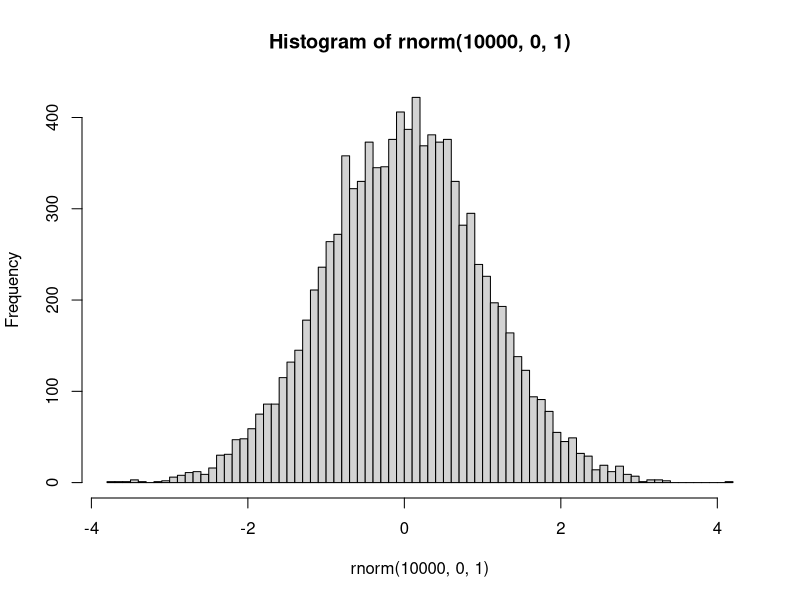
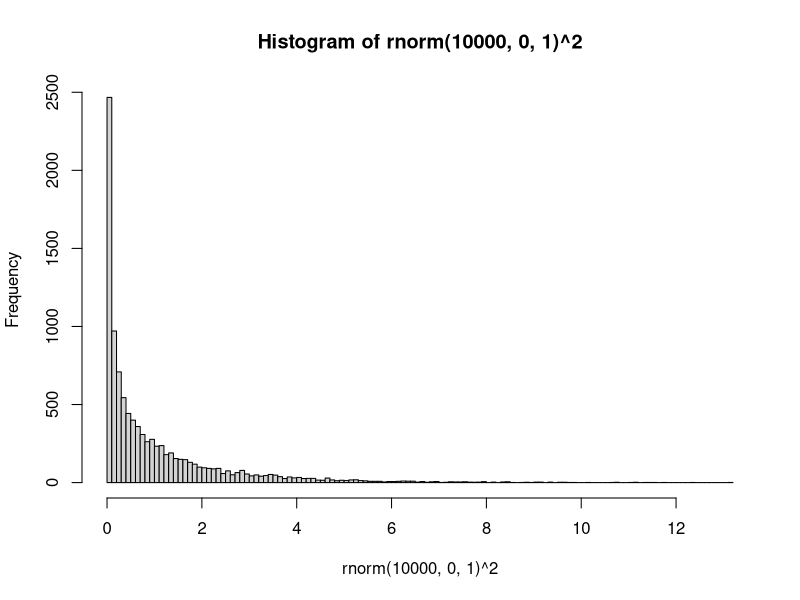
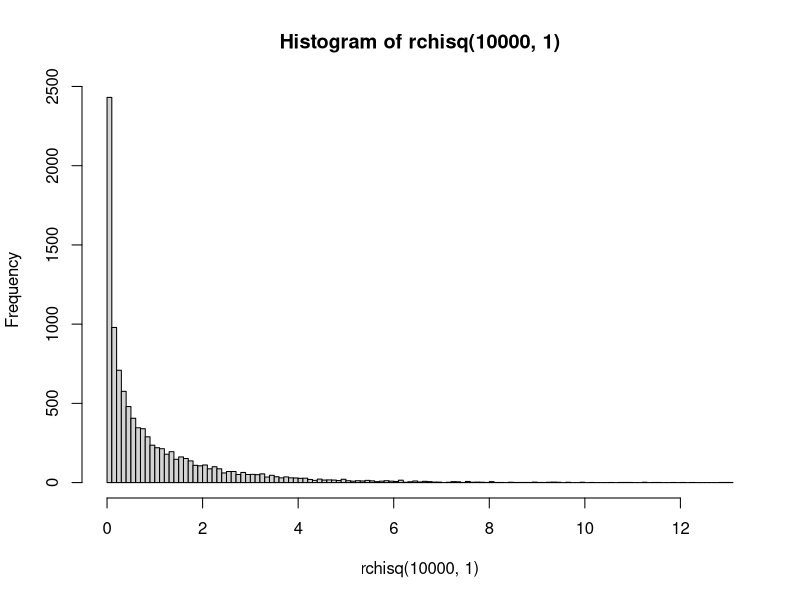
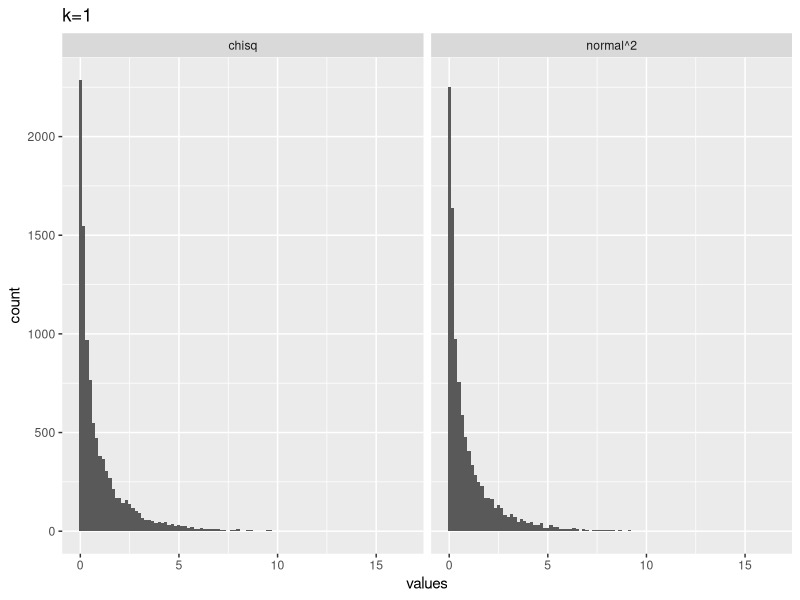
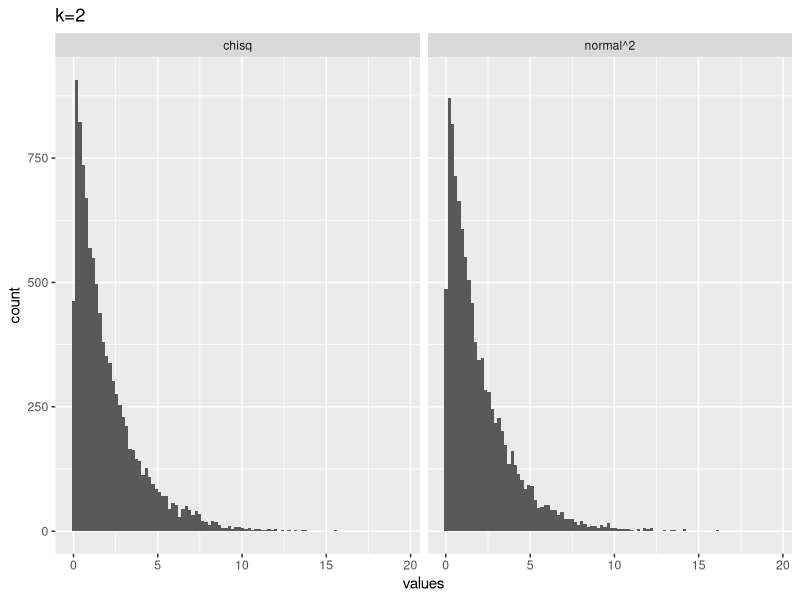
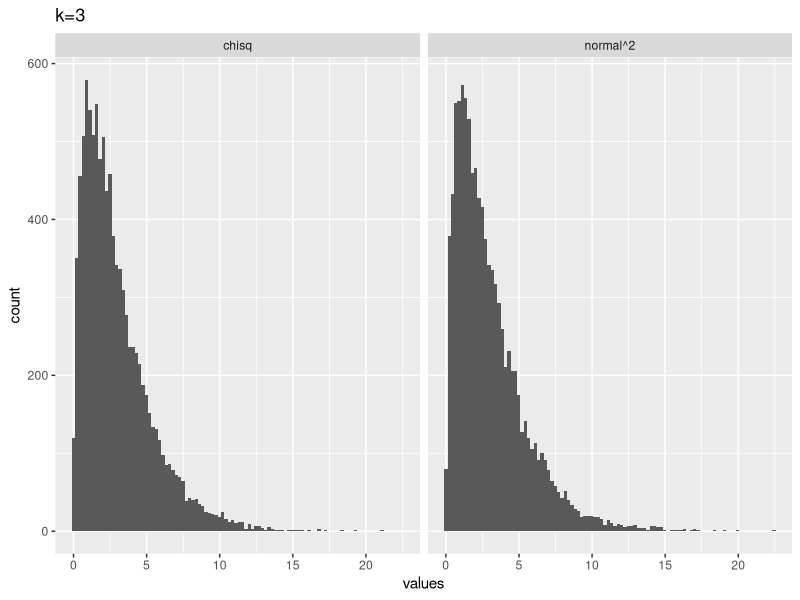
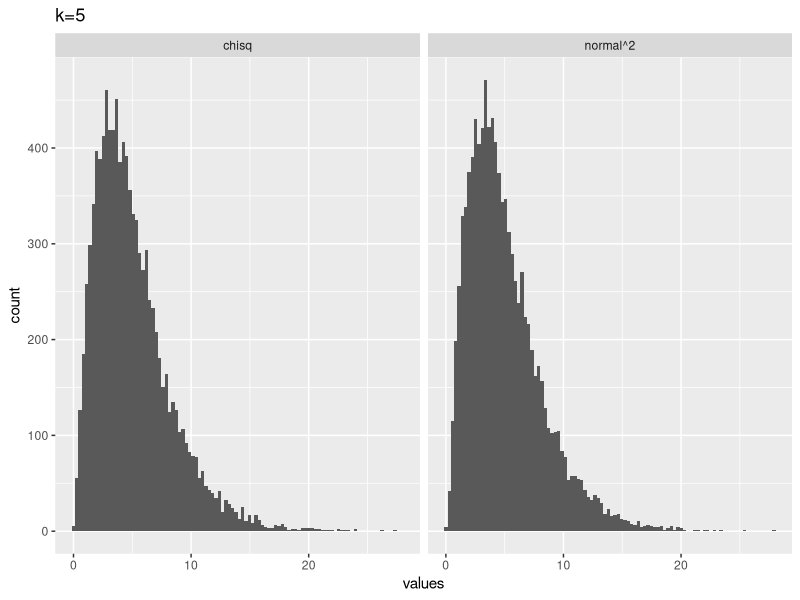
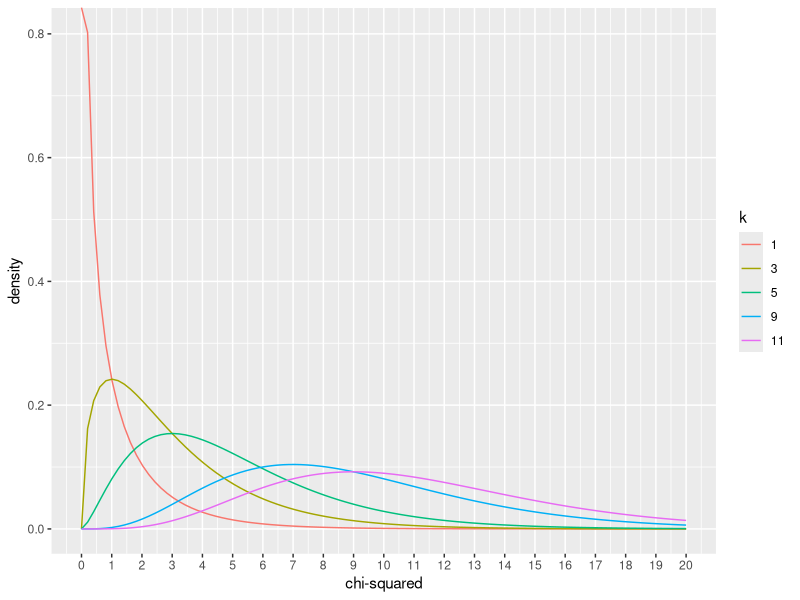

Here is the R script that generated these plots, in order:
## ---- chunk 1
knitr::opts_chunk$set(cache=TRUE)
## ---- chunk 2
?chisq.test
## ---- chunk 3
my_vals <- c(20,30)
(xsq <- chisq.test(my_vals))

xsq$statistic
xsq$observed
xsq$expected
xsq$residuals


sum(((xsq$observed - xsq$expected)^2) / xsq$expected)

## ---- chunk 4
my_vals <- c(20,30)
chisq.test(my_vals, p = c(.25,.75))
## ---- chunk 5
my_vals <- c(20,30,10,10,30,30)
chisq.test(my_vals)
## ---- chunk 6
M <- as.table(rbind(c(762, 327, 468), c(484, 239, 477)))
dimnames(M) <- list(gender = c("F", "M"),
                    party = c("Democrat","Independent", "Republican"))
(Xsq <- chisq.test(M))  # Prints test summary
Xsq$observed   # observed counts (same as M)
Xsq$expected   # expected counts under the null
Xsq$residuals  # Pearson residuals
Xsq$stdres     # standardized residuals
Xsq$p.value
Xsq$statistic
## ---- chunk 7
coin_toss <- data.frame(outcome = c("H","T"),
                        O = c(23,27),
                        E = c(25,25))
knitr::kable(coin_toss)
## ---- chunk 8
library(dplyr)

coin_toss <- coin_toss %>%
  mutate(d = O - E) %>%
  mutate(d_sq = d^2) %>%
  mutate(div = d_sq/E )

knitr::kable(coin_toss)

# compute chi-square
sum(coin_toss$div)

# compute chi-square 
O <- c(23,27)
E <- c(25,25)
sum(((O-E)^2)/E)

# compute chi-square
chisq.test(x=c(23,27))

## ---- chunk 9
chisq.test(x=c(47,3))
## ---- chunk 10
# normal histogram
hist(rnorm(10000,0,1), breaks = 100)

# chi-squared with k = 1
hist(rnorm(10000,0,1)^2, breaks = 100)
## ---- chunk 11
hist(rchisq(10000,1), breaks=100)
## ---- chunk 12
# k = 1
from_normal <- replicate(10000, rnorm(1,0,1)^2)
from_chisq  <- rchisq(10000,1)
plot_df <- data.frame(values = c(from_normal,
                                 from_chisq),
                      source = c("normal^2","chisq"))

library(ggplot2)
ggplot(plot_df, aes(x=values))+
  geom_histogram(bins=100)+
  ggtitle("k=1")+
  facet_wrap(~source)
## ---- chunk 13
# k = 2
from_normal <- replicate(10000, sum(rnorm(2,0,1)^2))
from_chisq  <- rchisq(10000,2)
plot_df <- data.frame(values = c(from_normal,
                                 from_chisq),
                      source = c("normal^2","chisq"))

library(ggplot2)
ggplot(plot_df, aes(x=values))+
  geom_histogram(bins=100)+
  ggtitle("k=2")+
  facet_wrap(~source)
## ---- chunk 14
# k = 3
from_normal <- replicate(10000, sum(rnorm(3,0,1)^2))
from_chisq  <- rchisq(10000,3)
plot_df <- data.frame(values = c(from_normal,
                                 from_chisq),
                      source = c("normal^2","chisq"))

library(ggplot2)
ggplot(plot_df, aes(x=values))+
  geom_histogram(bins=100)+
  ggtitle("k=3")+
  facet_wrap(~source)
## ---- chunk 15
# k = 5
from_normal <- replicate(10000, sum(rnorm(5,0,1)^2))
from_chisq  <- rchisq(10000,5)
plot_df <- data.frame(values = c(from_normal,
                                 from_chisq),
                      source = c("normal^2","chisq"))

library(ggplot2)
ggplot(plot_df, aes(x=values))+
  geom_histogram(bins=100)+
  ggtitle("k=5")+
  facet_wrap(~source)
## ---- chunk 16

plot_df <- data.frame(values = c(dchisq(x=seq(0,20,length.out = 100), df=1),
                                 dchisq(x=seq(0,20,length.out = 100), df=3),
                                 dchisq(x=seq(0,20,length.out = 100), df=5),
                                 dchisq(x=seq(0,20,length.out = 100), df=9),
                                 dchisq(x=seq(0,20,length.out = 100), df=11)
                                 ),
                      x = rep(seq(0,20,length.out = 100),5),
                      k = as.factor(rep(c(1,3,5,9,11), each = 100))
                      )

ggplot(plot_df, aes(x = x, y=values, color=k, group=k))+
  geom_line()+
  ylab("density")+
  xlab("chi-squared")+
  scale_x_continuous(breaks=0:20)

## ---- chunk 17
a<- replicate(10000,sum(rnorm(5,0,1)^2))
hist(a)

## ---- chunk 18
mean(rnorm(10000,0,1))
## ---- chunk 19
mean(rnorm(10000,0,1)^2)
## ---- chunk 20
mean(rchisq(10000,10))
## ---- chunk 21
# flip a coin 10 times
hist(rbinom(10000,10,.5), breaks=seq(0,10,1))

# flip a coin 100 times
hist(rbinom(10000,100,.5), breaks=seq(20,80,1))
## ---- chunk 22
pbinom(2,10,.5, lower.tail = TRUE)*2
## ---- chunk 23
chisq.test(c(2,8))
## ---- chunk 24
pbinom(40,100,.5, lower.tail = TRUE)*2
chisq.test(c(40,60))
## ---- chunk 25
pbinom(450,1000,.5, lower.tail = TRUE)*2
chisq.test(c(450,550))
## ---- chunk 26
pbinom(4900,10000,.5, lower.tail = TRUE)*2
chisq.test(c(4900,5100))
## ---- chunk 27
pchisq(18.24, 19, lower.tail = FALSE)
## ---- chunk 28
replicate(5,sample(c(1,0),2))
## ---- chunk 29
chisq.test(replicate(5,sample(c(1,0),2)))
## ---- chunk 30
chisq.test(replicate(5,sample(c(1,0),2)))
## ---- chunk 31
chisq.test(replicate(19,sample(c(1,0),2)))
